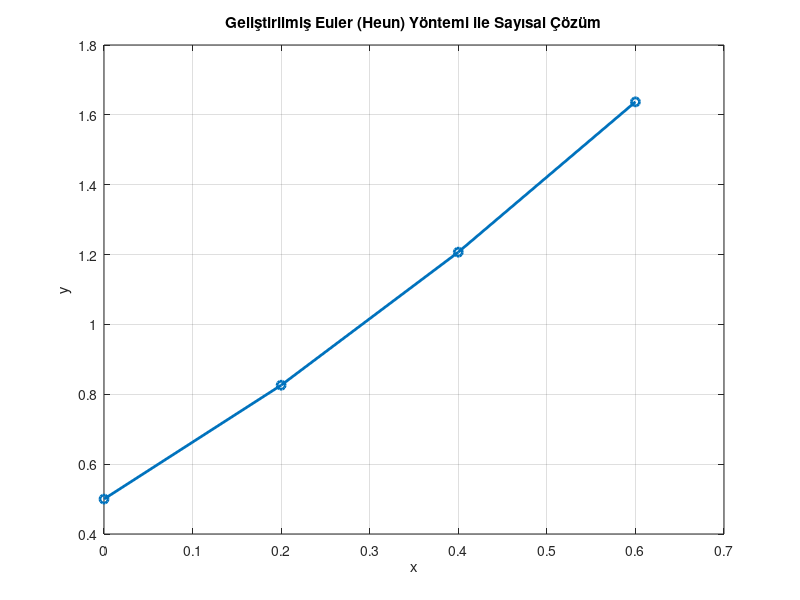

MATLAB code to generate this figure:
clc; clear; close all;

% Başlangıç değerleri
x0 = 0;
y0 = 0.5;
h = 0.2;
N = 3;

% Vektörleri oluştur
x = zeros(1, N+1);
y = zeros(1, N+1);

% İlk değerleri ata
x(1) = x0;
y(1) = y0;

% Heun yöntemi (Geliştirilmiş Euler)
for n = 1:N
    f1 = y(n) - x(n)^2 + 1;                          % k1
    predictor = y(n) + h * f1;                       % y* = y_n + h*f1
    f2 = predictor - (x(n)+h)^2 + 1;                 % k2 = f(x+h, y*)
    y(n+1) = y(n) + (h/2) * (f1 + f2);               % y_{n+1}
    x(n+1) = x(n) + h;                               % x_{n+1}
end

% Sonuçları yazdır
fprintf("Adım\t x_n\t\t y_n (Heun)\n");
for n = 1:N+1
    fprintf("%d\t %.1f\t\t %.6f\n", n-1, x(n), y(n));
end

% Grafik
figure;
plot(x, y, '-o', 'LineWidth', 2);
title('Geliştirilmiş Euler (Heun) Yöntemi ile Sayısal Çözüm');
xlabel('x'); ylabel('y');
grid on;
